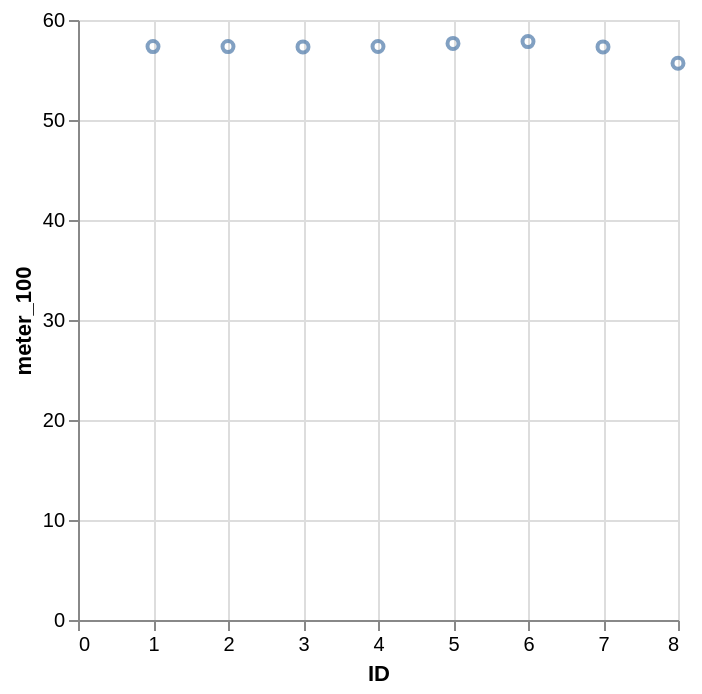

Here is the Vega-Lite specification saved for this chart:
### Vega-Lite specification from a JSON file in a GitHub repository (floating-point values rounded to 4 significant figures)
{"data": {"values": [{"x_data": 7, "y_data": 57.31}, {"x_data": 4, "y_data": 57.35}, {"x_data": 5, "y_data": 57.66}, {"x_data": 8, "y_data": 55.67}, {"x_data": 1, "y_data": 57.34}, {"x_data": 2, "y_data": 57.34}, {"x_data": 6, "y_data": 57.84}, {"x_data": 3, "y_data": 57.31}]}, "mark": "point", "encoding": {"x": {"field": "x_data", "type": "quantitative", "title": "ID"}, "y": {"field": "y_data", "type": "quantitative", "title": "meter_100"}}}
